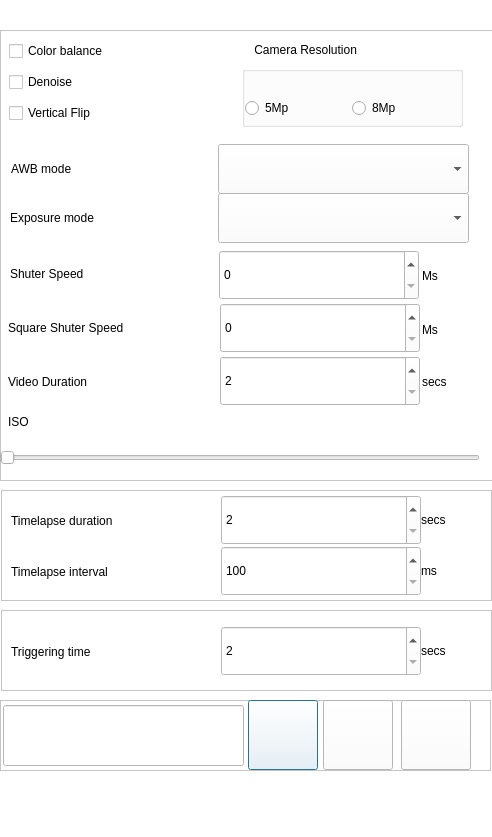
<?xml version="1.0" encoding="UTF-8"?>
<ui version="4.0">
 <class>formSettings</class>
 <widget class="QDialog" name="formSettings">
  <property name="geometry">
   <rect>
    <x>0</x>
    <y>0</y>
    <width>492</width>
    <height>837</height>
   </rect>
  </property>
  <property name="palette">
   <palette>
    <active>
     <colorrole role="WindowText">
      <brush brushstyle="SolidPattern">
       <color alpha="255">
        <red>0</red>
        <green>0</green>
        <blue>0</blue>
       </color>
      </brush>
     </colorrole>
     <colorrole role="Button">
      <brush brushstyle="SolidPattern">
       <color alpha="255">
        <red>255</red>
        <green>255</green>
        <blue>255</blue>
       </color>
      </brush>
     </colorrole>
     <colorrole role="Light">
      <brush brushstyle="SolidPattern">
       <color alpha="255">
        <red>255</red>
        <green>255</green>
        <blue>255</blue>
       </color>
      </brush>
     </colorrole>
     <colorrole role="Midlight">
      <brush brushstyle="SolidPattern">
       <color alpha="255">
        <red>255</red>
        <green>255</green>
        <blue>255</blue>
       </color>
      </brush>
     </colorrole>
     <colorrole role="Dark">
      <brush brushstyle="SolidPattern">
       <color alpha="255">
        <red>127</red>
        <green>127</green>
        <blue>127</blue>
       </color>
      </brush>
     </colorrole>
     <colorrole role="Mid">
      <brush brushstyle="SolidPattern">
       <color alpha="255">
        <red>170</red>
        <green>170</green>
        <blue>170</blue>
       </color>
      </brush>
     </colorrole>
     <colorrole role="Text">
      <brush brushstyle="SolidPattern">
       <color alpha="255">
        <red>0</red>
        <green>0</green>
        <blue>0</blue>
       </color>
      </brush>
     </colorrole>
     <colorrole role="BrightText">
      <brush brushstyle="SolidPattern">
       <color alpha="255">
        <red>255</red>
        <green>255</green>
        <blue>255</blue>
       </color>
      </brush>
     </colorrole>
     <colorrole role="ButtonText">
      <brush brushstyle="SolidPattern">
       <color alpha="255">
        <red>0</red>
        <green>0</green>
        <blue>0</blue>
       </color>
      </brush>
     </colorrole>
     <colorrole role="Base">
      <brush brushstyle="SolidPattern">
       <color alpha="255">
        <red>255</red>
        <green>255</green>
        <blue>255</blue>
       </color>
      </brush>
     </colorrole>
     <colorrole role="Window">
      <brush brushstyle="SolidPattern">
       <color alpha="255">
        <red>255</red>
        <green>255</green>
        <blue>255</blue>
       </color>
      </brush>
     </colorrole>
     <colorrole role="Shadow">
      <brush brushstyle="SolidPattern">
       <color alpha="255">
        <red>0</red>
        <green>0</green>
        <blue>0</blue>
       </color>
      </brush>
     </colorrole>
     <colorrole role="AlternateBase">
      <brush brushstyle="SolidPattern">
       <color alpha="255">
        <red>255</red>
        <green>255</green>
        <blue>255</blue>
       </color>
      </brush>
     </colorrole>
     <colorrole role="ToolTipBase">
      <brush brushstyle="SolidPattern">
       <color alpha="255">
        <red>255</red>
        <green>255</green>
        <blue>220</blue>
       </color>
      </brush>
     </colorrole>
     <colorrole role="ToolTipText">
      <brush brushstyle="SolidPattern">
       <color alpha="255">
        <red>0</red>
        <green>0</green>
        <blue>0</blue>
       </color>
      </brush>
     </colorrole>
    </active>
    <inactive>
     <colorrole role="WindowText">
      <brush brushstyle="SolidPattern">
       <color alpha="255">
        <red>0</red>
        <green>0</green>
        <blue>0</blue>
       </color>
      </brush>
     </colorrole>
     <colorrole role="Button">
      <brush brushstyle="SolidPattern">
       <color alpha="255">
        <red>255</red>
        <green>255</green>
        <blue>255</blue>
       </color>
      </brush>
     </colorrole>
     <colorrole role="Light">
      <brush brushstyle="SolidPattern">
       <color alpha="255">
        <red>255</red>
        <green>255</green>
        <blue>255</blue>
       </color>
      </brush>
     </colorrole>
     <colorrole role="Midlight">
      <brush brushstyle="SolidPattern">
       <color alpha="255">
        <red>255</red>
        <green>255</green>
        <blue>255</blue>
       </color>
      </brush>
     </colorrole>
     <colorrole role="Dark">
      <brush brushstyle="SolidPattern">
       <color alpha="255">
        <red>127</red>
        <green>127</green>
        <blue>127</blue>
       </color>
      </brush>
     </colorrole>
     <colorrole role="Mid">
      <brush brushstyle="SolidPattern">
       <color alpha="255">
        <red>170</red>
        <green>170</green>
        <blue>170</blue>
       </color>
      </brush>
     </colorrole>
     <colorrole role="Text">
      <brush brushstyle="SolidPattern">
       <color alpha="255">
        <red>0</red>
        <green>0</green>
        <blue>0</blue>
       </color>
      </brush>
     </colorrole>
     <colorrole role="BrightText">
      <brush brushstyle="SolidPattern">
       <color alpha="255">
        <red>255</red>
        <green>255</green>
        <blue>255</blue>
       </color>
      </brush>
     </colorrole>
     <colorrole role="ButtonText">
      <brush brushstyle="SolidPattern">
       <color alpha="255">
        <red>0</red>
        <green>0</green>
        <blue>0</blue>
       </color>
      </brush>
     </colorrole>
     <colorrole role="Base">
      <brush brushstyle="SolidPattern">
       <color alpha="255">
        <red>255</red>
        <green>255</green>
        <blue>255</blue>
       </color>
      </brush>
     </colorrole>
     <colorrole role="Window">
      <brush brushstyle="SolidPattern">
       <color alpha="255">
        <red>255</red>
        <green>255</green>
        <blue>255</blue>
       </color>
      </brush>
     </colorrole>
     <colorrole role="Shadow">
      <brush brushstyle="SolidPattern">
       <color alpha="255">
        <red>0</red>
        <green>0</green>
        <blue>0</blue>
       </color>
      </brush>
     </colorrole>
     <colorrole role="AlternateBase">
      <brush brushstyle="SolidPattern">
       <color alpha="255">
        <red>255</red>
        <green>255</green>
        <blue>255</blue>
       </color>
      </brush>
     </colorrole>
     <colorrole role="ToolTipBase">
      <brush brushstyle="SolidPattern">
       <color alpha="255">
        <red>255</red>
        <green>255</green>
        <blue>220</blue>
       </color>
      </brush>
     </colorrole>
     <colorrole role="ToolTipText">
      <brush brushstyle="SolidPattern">
       <color alpha="255">
        <red>0</red>
        <green>0</green>
        <blue>0</blue>
       </color>
      </brush>
     </colorrole>
    </inactive>
    <disabled>
     <colorrole role="WindowText">
      <brush brushstyle="SolidPattern">
       <color alpha="255">
        <red>127</red>
        <green>127</green>
        <blue>127</blue>
       </color>
      </brush>
     </colorrole>
     <colorrole role="Button">
      <brush brushstyle="SolidPattern">
       <color alpha="255">
        <red>255</red>
        <green>255</green>
        <blue>255</blue>
       </color>
      </brush>
     </colorrole>
     <colorrole role="Light">
      <brush brushstyle="SolidPattern">
       <color alpha="255">
        <red>255</red>
        <green>255</green>
        <blue>255</blue>
       </color>
      </brush>
     </colorrole>
     <colorrole role="Midlight">
      <brush brushstyle="SolidPattern">
       <color alpha="255">
        <red>255</red>
        <green>255</green>
        <blue>255</blue>
       </color>
      </brush>
     </colorrole>
     <colorrole role="Dark">
      <brush brushstyle="SolidPattern">
       <color alpha="255">
        <red>127</red>
        <green>127</green>
        <blue>127</blue>
       </color>
      </brush>
     </colorrole>
     <colorrole role="Mid">
      <brush brushstyle="SolidPattern">
       <color alpha="255">
        <red>170</red>
        <green>170</green>
        <blue>170</blue>
       </color>
      </brush>
     </colorrole>
     <colorrole role="Text">
      <brush brushstyle="SolidPattern">
       <color alpha="255">
        <red>127</red>
        <green>127</green>
        <blue>127</blue>
       </color>
      </brush>
     </colorrole>
     <colorrole role="BrightText">
      <brush brushstyle="SolidPattern">
       <color alpha="255">
        <red>255</red>
        <green>255</green>
        <blue>255</blue>
       </color>
      </brush>
     </colorrole>
     <colorrole role="ButtonText">
      <brush brushstyle="SolidPattern">
       <color alpha="255">
        <red>127</red>
        <green>127</green>
        <blue>127</blue>
       </color>
      </brush>
     </colorrole>
     <colorrole role="Base">
      <brush brushstyle="SolidPattern">
       <color alpha="255">
        <red>255</red>
        <green>255</green>
        <blue>255</blue>
       </color>
      </brush>
     </colorrole>
     <colorrole role="Window">
      <brush brushstyle="SolidPattern">
       <color alpha="255">
        <red>255</red>
        <green>255</green>
        <blue>255</blue>
       </color>
      </brush>
     </colorrole>
     <colorrole role="Shadow">
      <brush brushstyle="SolidPattern">
       <color alpha="255">
        <red>0</red>
        <green>0</green>
        <blue>0</blue>
       </color>
      </brush>
     </colorrole>
     <colorrole role="AlternateBase">
      <brush brushstyle="SolidPattern">
       <color alpha="255">
        <red>255</red>
        <green>255</green>
        <blue>255</blue>
       </color>
      </brush>
     </colorrole>
     <colorrole role="ToolTipBase">
      <brush brushstyle="SolidPattern">
       <color alpha="255">
        <red>255</red>
        <green>255</green>
        <blue>220</blue>
       </color>
      </brush>
     </colorrole>
     <colorrole role="ToolTipText">
      <brush brushstyle="SolidPattern">
       <color alpha="255">
        <red>0</red>
        <green>0</green>
        <blue>0</blue>
       </color>
      </brush>
     </colorrole>
    </disabled>
   </palette>
  </property>
  <property name="windowTitle">
   <string>Dialog</string>
  </property>
  <widget class="QFrame" name="frame_4">
   <property name="geometry">
    <rect>
     <x>0</x>
     <y>30</y>
     <width>501</width>
     <height>451</height>
    </rect>
   </property>
   <property name="frameShape">
    <enum>QFrame::StyledPanel</enum>
   </property>
   <property name="frameShadow">
    <enum>QFrame::Raised</enum>
   </property>
   <widget class="QSpinBox" name="spinBoxVideoDuration">
    <property name="geometry">
     <rect>
      <x>220</x>
      <y>326</y>
      <width>200</width>
      <height>50</height>
     </rect>
    </property>
    <property name="minimum">
     <number>2</number>
    </property>
    <property name="maximum">
     <number>180</number>
    </property>
   </widget>
   <widget class="QComboBox" name="cbAWB">
    <property name="enabled">
     <bool>true</bool>
    </property>
    <property name="geometry">
     <rect>
      <x>218</x>
      <y>114</y>
      <width>251</width>
      <height>50</height>
     </rect>
    </property>
   </widget>
   <widget class="QLabel" name="labelSquareShuterSpeed">
    <property name="geometry">
     <rect>
      <x>10</x>
      <y>223</y>
      <width>141</width>
      <height>41</height>
     </rect>
    </property>
    <property name="text">
     <string>Shuter Speed</string>
    </property>
   </widget>
   <widget class="QLabel" name="label_3">
    <property name="geometry">
     <rect>
      <x>11</x>
      <y>123</y>
      <width>151</width>
      <height>31</height>
     </rect>
    </property>
    <property name="text">
     <string>AWB mode</string>
    </property>
   </widget>
   <widget class="QSpinBox" name="spinBoxShuterSpeed">
    <property name="geometry">
     <rect>
      <x>219</x>
      <y>220</y>
      <width>200</width>
      <height>50</height>
     </rect>
    </property>
    <property name="maximum">
     <number>3000000</number>
    </property>
   </widget>
   <widget class="QLabel" name="label_2">
    <property name="geometry">
     <rect>
      <x>10</x>
      <y>172</y>
      <width>151</width>
      <height>31</height>
     </rect>
    </property>
    <property name="text">
     <string>Exposure mode</string>
    </property>
   </widget>
   <widget class="QLabel" name="labelSquareShuterSpeed_2">
    <property name="geometry">
     <rect>
      <x>8</x>
      <y>277</y>
      <width>201</width>
      <height>41</height>
     </rect>
    </property>
    <property name="text">
     <string>Square Shuter Speed</string>
    </property>
   </widget>
   <widget class="QSpinBox" name="spinBoxSquareShuterSpeed">
    <property name="geometry">
     <rect>
      <x>220</x>
      <y>273</y>
      <width>200</width>
      <height>50</height>
     </rect>
    </property>
    <property name="maximum">
     <number>3000000</number>
    </property>
   </widget>
   <widget class="QWidget" name="layoutWidget3">
    <property name="geometry">
     <rect>
      <x>9</x>
      <y>6</y>
      <width>211</width>
      <height>92</height>
     </rect>
    </property>
    <layout class="QVBoxLayout" name="verticalLayout">
     <item>
      <widget class="QCheckBox" name="cbColorBalance">
       <property name="text">
        <string>Color balance</string>
       </property>
      </widget>
     </item>
     <item>
      <widget class="QCheckBox" name="cbDenoise">
       <property name="text">
        <string>Denoise</string>
       </property>
      </widget>
     </item>
     <item>
      <widget class="QCheckBox" name="cbFlipped">
       <property name="text">
        <string>Vertical Flip</string>
       </property>
      </widget>
     </item>
    </layout>
   </widget>
   <widget class="QComboBox" name="cbExposure">
    <property name="geometry">
     <rect>
      <x>218</x>
      <y>163</y>
      <width>251</width>
      <height>50</height>
     </rect>
    </property>
   </widget>
   <widget class="QGroupBox" name="groupResolution">
    <property name="geometry">
     <rect>
      <x>242</x>
      <y>36</y>
      <width>221</width>
      <height>61</height>
     </rect>
    </property>
    <property name="title">
     <string/>
    </property>
    <widget class="QRadioButton" name="radioRes5Mp">
     <property name="geometry">
      <rect>
       <x>3</x>
       <y>29</y>
       <width>101</width>
       <height>26</height>
      </rect>
     </property>
     <property name="toolTip">
      <string>&lt;html&gt;&lt;head/&gt;&lt;body&gt;&lt;p&gt;Megapixels&lt;/p&gt;&lt;/body&gt;&lt;/html&gt;</string>
     </property>
     <property name="text">
      <string>5Mp</string>
     </property>
    </widget>
    <widget class="QRadioButton" name="radioRes8Mp">
     <property name="geometry">
      <rect>
       <x>110</x>
       <y>29</y>
       <width>101</width>
       <height>26</height>
      </rect>
     </property>
     <property name="toolTip">
      <string>&lt;html&gt;&lt;head/&gt;&lt;body&gt;&lt;p&gt;Megapixels&lt;/p&gt;&lt;/body&gt;&lt;/html&gt;</string>
     </property>
     <property name="text">
      <string>8Mp</string>
     </property>
    </widget>
   </widget>
   <widget class="QLabel" name="labelSquareShuterSpeed_5">
    <property name="geometry">
     <rect>
      <x>8</x>
      <y>342</y>
      <width>151</width>
      <height>19</height>
     </rect>
    </property>
    <property name="text">
     <string>Video Duration</string>
    </property>
   </widget>
   <widget class="QLabel" name="labelISO">
    <property name="geometry">
     <rect>
      <x>8</x>
      <y>381</y>
      <width>219</width>
      <height>21</height>
     </rect>
    </property>
    <property name="text">
     <string>ISO</string>
    </property>
   </widget>
   <widget class="QSlider" name="slideISO">
    <property name="geometry">
     <rect>
      <x>0</x>
      <y>402</y>
      <width>480</width>
      <height>51</height>
     </rect>
    </property>
    <property name="minimum">
     <number>0</number>
    </property>
    <property name="maximum">
     <number>3000</number>
    </property>
    <property name="orientation">
     <enum>Qt::Horizontal</enum>
    </property>
   </widget>
   <widget class="QLabel" name="labelSquareShuterSpeed_8">
    <property name="geometry">
     <rect>
      <x>422</x>
      <y>342</y>
      <width>61</width>
      <height>19</height>
     </rect>
    </property>
    <property name="toolTip">
     <string>&lt;html&gt;&lt;head/&gt;&lt;body&gt;&lt;p&gt;Seconds&lt;/p&gt;&lt;/body&gt;&lt;/html&gt;</string>
    </property>
    <property name="text">
     <string>secs</string>
    </property>
   </widget>
   <widget class="QLabel" name="labelSquareShuterSpeed_9">
    <property name="geometry">
     <rect>
      <x>422</x>
      <y>290</y>
      <width>61</width>
      <height>19</height>
     </rect>
    </property>
    <property name="toolTip">
     <string>&lt;html&gt;&lt;head/&gt;&lt;body&gt;&lt;p&gt;Microseconds&lt;/p&gt;&lt;/body&gt;&lt;/html&gt;</string>
    </property>
    <property name="text">
     <string>Ms</string>
    </property>
   </widget>
   <widget class="QLabel" name="labelSquareShuterSpeed_10">
    <property name="geometry">
     <rect>
      <x>422</x>
      <y>236</y>
      <width>61</width>
      <height>19</height>
     </rect>
    </property>
    <property name="toolTip">
     <string>&lt;html&gt;&lt;head/&gt;&lt;body&gt;&lt;p&gt;Microseconds&lt;/p&gt;&lt;/body&gt;&lt;/html&gt;</string>
    </property>
    <property name="text">
     <string>Ms</string>
    </property>
   </widget>
   <widget class="QLabel" name="label">
    <property name="geometry">
     <rect>
      <x>241</x>
      <y>10</y>
      <width>201</width>
      <height>20</height>
     </rect>
    </property>
    <property name="text">
     <string>    Camera Resolution</string>
    </property>
   </widget>
  </widget>
  <widget class="QFrame" name="frame_7">
   <property name="geometry">
    <rect>
     <x>1</x>
     <y>610</y>
     <width>491</width>
     <height>81</height>
    </rect>
   </property>
   <property name="frameShape">
    <enum>QFrame::StyledPanel</enum>
   </property>
   <property name="frameShadow">
    <enum>QFrame::Raised</enum>
   </property>
   <widget class="QLabel" name="labelTriggerTime">
    <property name="geometry">
     <rect>
      <x>10</x>
      <y>21</y>
      <width>219</width>
      <height>41</height>
     </rect>
    </property>
    <property name="text">
     <string>Triggering time</string>
    </property>
   </widget>
   <widget class="QSpinBox" name="slideTriggerTime">
    <property name="geometry">
     <rect>
      <x>220</x>
      <y>16</y>
      <width>200</width>
      <height>50</height>
     </rect>
    </property>
    <property name="minimum">
     <number>2</number>
    </property>
    <property name="maximum">
     <number>86400</number>
    </property>
   </widget>
   <widget class="QLabel" name="labelSquareShuterSpeed_11">
    <property name="geometry">
     <rect>
      <x>420</x>
      <y>20</y>
      <width>61</width>
      <height>41</height>
     </rect>
    </property>
    <property name="toolTip">
     <string>&lt;html&gt;&lt;head/&gt;&lt;body&gt;&lt;p&gt;Seconds&lt;/p&gt;&lt;p&gt;&lt;br/&gt;&lt;/p&gt;&lt;/body&gt;&lt;/html&gt;</string>
    </property>
    <property name="text">
     <string>secs</string>
    </property>
   </widget>
  </widget>
  <widget class="QFrame" name="frame_3">
   <property name="geometry">
    <rect>
     <x>1</x>
     <y>490</y>
     <width>491</width>
     <height>111</height>
    </rect>
   </property>
   <property name="frameShape">
    <enum>QFrame::StyledPanel</enum>
   </property>
   <property name="frameShadow">
    <enum>QFrame::Raised</enum>
   </property>
   <widget class="QLabel" name="labelSquareShuterSpeed_4">
    <property name="geometry">
     <rect>
      <x>420</x>
      <y>60</y>
      <width>61</width>
      <height>41</height>
     </rect>
    </property>
    <property name="toolTip">
     <string>&lt;html&gt;&lt;head/&gt;&lt;body&gt;&lt;p&gt;milliseconds&lt;/p&gt;&lt;/body&gt;&lt;/html&gt;</string>
    </property>
    <property name="text">
     <string>ms</string>
    </property>
   </widget>
   <widget class="QSpinBox" name="spinBoxTimelapse">
    <property name="geometry">
     <rect>
      <x>220</x>
      <y>56</y>
      <width>200</width>
      <height>50</height>
     </rect>
    </property>
    <property name="minimum">
     <number>100</number>
    </property>
    <property name="maximum">
     <number>5000</number>
    </property>
   </widget>
   <widget class="QLabel" name="labelSquareShuterSpeed_3">
    <property name="geometry">
     <rect>
      <x>10</x>
      <y>66</y>
      <width>211</width>
      <height>31</height>
     </rect>
    </property>
    <property name="text">
     <string>Timelapse interval</string>
    </property>
   </widget>
   <widget class="QSpinBox" name="spinBoxTimelapseDuration">
    <property name="geometry">
     <rect>
      <x>220</x>
      <y>5</y>
      <width>200</width>
      <height>50</height>
     </rect>
    </property>
    <property name="minimum">
     <number>2</number>
    </property>
    <property name="maximum">
     <number>86400</number>
    </property>
   </widget>
   <widget class="QLabel" name="labelSquareShuterSpeed_6">
    <property name="geometry">
     <rect>
      <x>10</x>
      <y>15</y>
      <width>211</width>
      <height>31</height>
     </rect>
    </property>
    <property name="text">
     <string>Timelapse duration</string>
    </property>
   </widget>
   <widget class="QLabel" name="labelSquareShuterSpeed_7">
    <property name="geometry">
     <rect>
      <x>420</x>
      <y>9</y>
      <width>61</width>
      <height>41</height>
     </rect>
    </property>
    <property name="toolTip">
     <string>&lt;html&gt;&lt;head/&gt;&lt;body&gt;&lt;p&gt;Seconds&lt;/p&gt;&lt;p&gt;&lt;br/&gt;&lt;/p&gt;&lt;/body&gt;&lt;/html&gt;</string>
    </property>
    <property name="text">
     <string>secs</string>
    </property>
   </widget>
  </widget>
  <widget class="QFrame" name="frame_6">
   <property name="geometry">
    <rect>
     <x>0</x>
     <y>700</y>
     <width>491</width>
     <height>71</height>
    </rect>
   </property>
   <property name="frameShape">
    <enum>QFrame::StyledPanel</enum>
   </property>
   <property name="frameShadow">
    <enum>QFrame::Raised</enum>
   </property>
   <widget class="QLineEdit" name="txtCamParamXMLName">
    <property name="geometry">
     <rect>
      <x>3</x>
      <y>5</y>
      <width>241</width>
      <height>61</height>
     </rect>
    </property>
    <property name="text">
     <string/>
    </property>
   </widget>
   <widget class="QPushButton" name="pbSaveRaspParam">
    <property name="enabled">
     <bool>true</bool>
    </property>
    <property name="geometry">
     <rect>
      <x>248</x>
      <y>0</y>
      <width>70</width>
      <height>70</height>
     </rect>
    </property>
    <property name="toolTip">
     <string>&lt;html&gt;&lt;head/&gt;&lt;body&gt;&lt;p&gt;Save parameters into XML&lt;/p&gt;&lt;/body&gt;&lt;/html&gt;</string>
    </property>
    <property name="text">
     <string/>
    </property>
    <property name="icon">
     <iconset resource="images.qrc">
      <normaloff>:/androidImages/Save-icon.png</normaloff>:/androidImages/Save-icon.png</iconset>
    </property>
    <property name="iconSize">
     <size>
      <width>70</width>
      <height>70</height>
     </size>
    </property>
   </widget>
   <widget class="QPushButton" name="pbCopyShutter">
    <property name="enabled">
     <bool>true</bool>
    </property>
    <property name="geometry">
     <rect>
      <x>401</x>
      <y>0</y>
      <width>70</width>
      <height>70</height>
     </rect>
    </property>
    <property name="toolTip">
     <string>&lt;html&gt;&lt;head/&gt;&lt;body&gt;&lt;p&gt;Load last snap-settings&lt;/p&gt;&lt;/body&gt;&lt;/html&gt;</string>
    </property>
    <property name="text">
     <string/>
    </property>
    <property name="icon">
     <iconset resource="images.qrc">
      <normaloff>:/androidImages/delete-icon.png</normaloff>:/androidImages/delete-icon.png</iconset>
    </property>
    <property name="iconSize">
     <size>
      <width>70</width>
      <height>70</height>
     </size>
    </property>
   </widget>
   <widget class="QPushButton" name="pbObtPar">
    <property name="enabled">
     <bool>true</bool>
    </property>
    <property name="geometry">
     <rect>
      <x>323</x>
      <y>0</y>
      <width>70</width>
      <height>70</height>
     </rect>
    </property>
    <property name="toolTip">
     <string>&lt;html&gt;&lt;head/&gt;&lt;body&gt;&lt;p&gt;Obtain parameters from XML&lt;/p&gt;&lt;/body&gt;&lt;/html&gt;</string>
    </property>
    <property name="text">
     <string/>
    </property>
    <property name="icon">
     <iconset resource="images.qrc">
      <normaloff>:/androidImages/open-file-icon.png</normaloff>:/androidImages/open-file-icon.png</iconset>
    </property>
    <property name="iconSize">
     <size>
      <width>70</width>
      <height>70</height>
     </size>
    </property>
   </widget>
   <zorder>pbSaveRaspParam</zorder>
   <zorder>txtCamParamXMLName</zorder>
   <zorder>pbCopyShutter</zorder>
   <zorder>pbObtPar</zorder>
  </widget>
 </widget>
 <resources>
  <include location="images.qrc"/>
 </resources>
 <connections/>
</ui>
